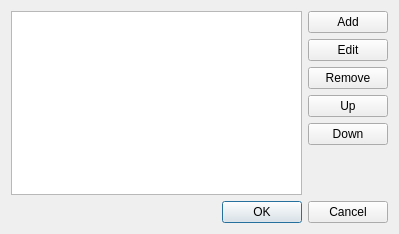
<?xml version="1.0" encoding="UTF-8"?>
<ui version="4.0">
 <class>UIPublicHubsList</class>
 <widget class="QDialog" name="UIPublicHubsList">
  <property name="geometry">
   <rect>
    <x>0</x>
    <y>0</y>
    <width>399</width>
    <height>234</height>
   </rect>
  </property>
  <property name="windowTitle">
   <string notr="true"/>
  </property>
  <layout class="QGridLayout" name="gridLayout">
   <item row="0" column="0" rowspan="6" colspan="2">
    <widget class="QListWidget" name="listWidget"/>
   </item>
   <item row="3" column="2">
    <widget class="QPushButton" name="pushButton_UP">
     <property name="text">
      <string>Up</string>
     </property>
    </widget>
   </item>
   <item row="4" column="2">
    <widget class="QPushButton" name="pushButton_DOWN">
     <property name="text">
      <string>Down</string>
     </property>
    </widget>
   </item>
   <item row="6" column="1" colspan="2">
    <widget class="QDialogButtonBox" name="buttonBox">
     <property name="sizePolicy">
      <sizepolicy hsizetype="Maximum" vsizetype="Maximum">
       <horstretch>0</horstretch>
       <verstretch>0</verstretch>
      </sizepolicy>
     </property>
     <property name="orientation">
      <enum>Qt::Horizontal</enum>
     </property>
     <property name="standardButtons">
      <set>QDialogButtonBox::Cancel|QDialogButtonBox::Ok</set>
     </property>
     <property name="centerButtons">
      <bool>true</bool>
     </property>
    </widget>
   </item>
   <item row="6" column="0">
    <spacer name="horizontalSpacer">
     <property name="orientation">
      <enum>Qt::Horizontal</enum>
     </property>
     <property name="sizeHint" stdset="0">
      <size>
       <width>40</width>
       <height>20</height>
      </size>
     </property>
    </spacer>
   </item>
   <item row="0" column="2">
    <widget class="QPushButton" name="pushButton_ADD">
     <property name="text">
      <string>Add</string>
     </property>
    </widget>
   </item>
   <item row="2" column="2">
    <widget class="QPushButton" name="pushButton_REM">
     <property name="text">
      <string>Remove</string>
     </property>
    </widget>
   </item>
   <item row="1" column="2">
    <widget class="QPushButton" name="pushButton_EDIT">
     <property name="text">
      <string>Edit</string>
     </property>
    </widget>
   </item>
  </layout>
 </widget>
 <resources/>
 <connections>
  <connection>
   <sender>buttonBox</sender>
   <signal>accepted()</signal>
   <receiver>UIPublicHubsList</receiver>
   <slot>accept()</slot>
   <hints>
    <hint type="sourcelabel">
     <x>273</x>
     <y>212</y>
    </hint>
    <hint type="destinationlabel">
     <x>187</x>
     <y>209</y>
    </hint>
   </hints>
  </connection>
  <connection>
   <sender>buttonBox</sender>
   <signal>rejected()</signal>
   <receiver>UIPublicHubsList</receiver>
   <slot>reject()</slot>
   <hints>
    <hint type="sourcelabel">
     <x>357</x>
     <y>205</y>
    </hint>
    <hint type="destinationlabel">
     <x>388</x>
     <y>142</y>
    </hint>
   </hints>
  </connection>
 </connections>
</ui>
